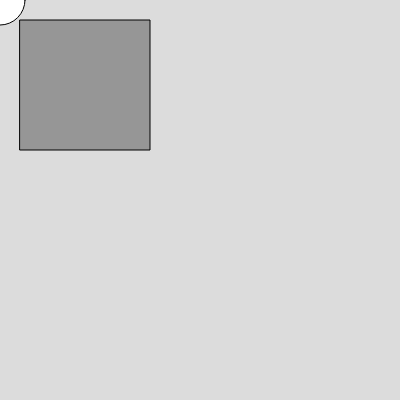
Frame 1 (no input)
Frame 60 (no input): identical to frame 1, image omitted
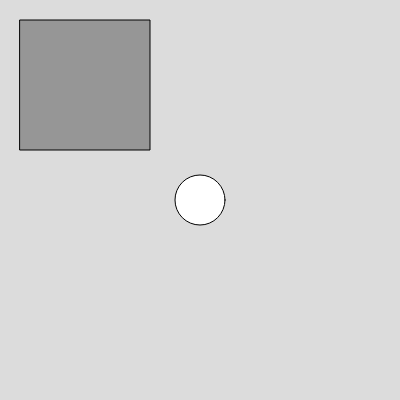
Frame 120 (the mouse pressed at the canvas centre since frame 60)

The p5.js sketch that drew these frames (run headless with seeded random() and noise() and a simulated clock; from frame 60 on, the mouse is pressed at the canvas centre):

// p5.js sketch
// ── sketch.js
function setup() {
    createCanvas(400, 400);  // height, width
  }
  
    // the drew function is called repeatedly
  function draw() {
    background(220);  // 255 shades pf grey
    fill(150);
    rect(20, 20, 130)   // x, y, size
    //point(mouseX, mouseY);
    
    fill(2550);
    stroke(0);
    ellipse(mouseX, mouseY, 50);
    
    
  }
